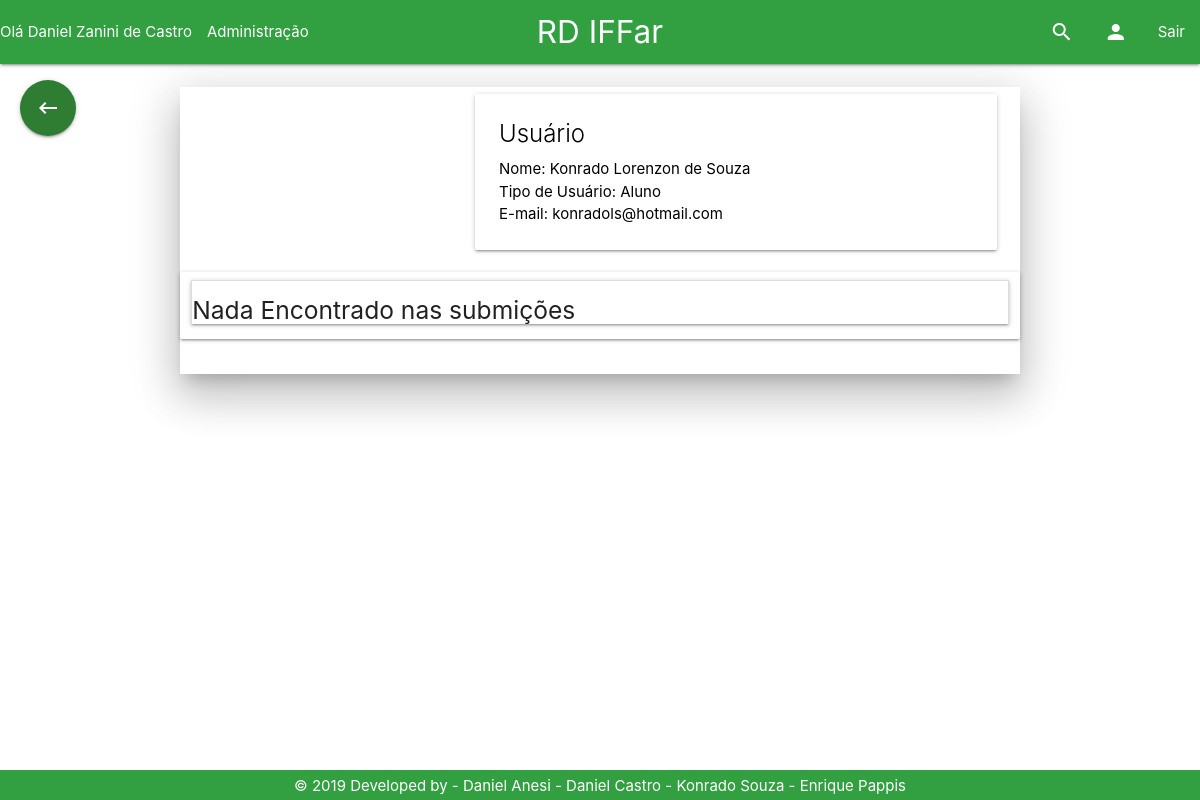
Before: /Tela/perfil.php?id_usuario=5 (signed in) with the older database file.
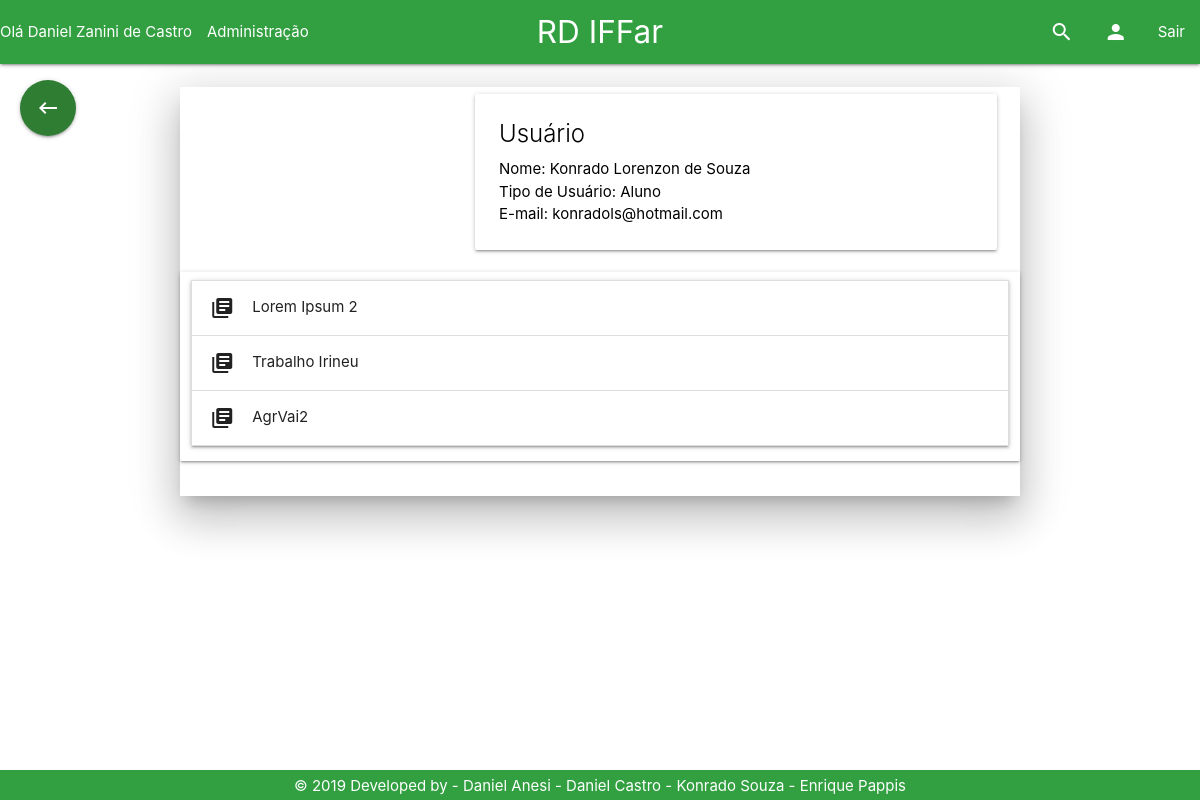
After: the same page with the newer database file.
### tables this page shows
CREATE TABLE `trabalho` (
  `id_trabalho` int(11) NOT NULL,
  `id_usuario` int(11) NOT NULL,
  `nome` varchar(200) NOT NULL,
  `resumo` varchar(4500) NOT NULL,
  `categoria` varchar(20) NOT NULL,
  `autores` varchar(200) NOT NULL,
  `orientadores` varchar(200) DEFAULT NULL,
  `coorientadores` varchar(200) DEFAULT NULL,
  `palavras_chave` varchar(100) NOT NULL,
  `data_submissao` varchar(40) DEFAULT NULL,
  `caminho` varchar(80) NOT NULL,
  `id_turma` int(11) NOT NULL,
  `numero_acessos` int(11) DEFAULT NULL,
  `numero_downloads` int(11) DEFAULT NULL,
  `publicado` int(1) NOT NULL DEFAULT 0
);

### Controle/trabalhoPDO.php (called while the page is built, shortened)
<?php
if (realpath('./index.php')) {
    include_once './Controle/conexao.php';
    include_once './Controle/usuarioPDO.php';
    include_once './Modelo/Trabalho.php';
    include_once './Modelo/Usuario.php';
    include_once './Modelo/Email.php';
} else {
    if (realpath('../index.php')) {
        include_once '../Controle/usuarioPDO.php';
        include_once '../Modelo/Trabalho.php';
    }
}
class TrabalhoPDO
{
    public function selectTrabalhoId_usuario($id_usuario)
    {
        $con = new conexao();
        $pdo = $con->getConexao();
        $stmt = $pdo->prepare('select * from trabalho where id_usuario = :id_usuario;');
        $stmt->bindValue(':id_usuario', $id_usuario);
        $stmt->execute();
        if ($stmt->rowCount() > 0) {
            return $stmt;
        } else {
            return false;
        }
    }
}

### Controle/usuarioPDO.php (called while the page is built, shortened)
<?php
class UsuarioPDO {
    public function selectUsuarioId($id) {
        $con = new conexao();
        $pdo = $con->getConexao();
        $stmt = $pdo->prepare('select * from usuario where id_usuario = :id ;');
        $stmt->bindValue(':id', $id);
        $stmt->execute();
        if ($stmt->rowCount() > 0) {
            return $stmt;
        } else {
            return false;
        }
    }
}

### Modelo/Trabalho.php (called while the page is built, shortened)
<?php
class trabalho{
private $nome;
public function __construct() {
    if (func_num_args() != 0) {
        $atributos = func_get_args()[0];
        }
    }
     public function getNome(){
         return $this->nome;
     }
}

### Tela/perfil.php (the view, shortened to what the changed rows need)
<!DOCTYPE html>
<?php
    include_once '../Base/header.php';
    include_once '../Base/nav.php';
?>
<html>
<head>
</head>
<body>
<main>
<div class="container">
    <?php
        if (isset($_SESSION['usuario'])) {
            if (isset($_GET['id_usuario'])) {
                $usuarioPDO = new UsuarioPDO();
                $logado = $usuarioPDO->selectUsuarioId($_GET['id_usuario']);
            } else {
                $logado = new usuario(unserialize($_SESSION['usuario']));
            }
            ?>
            <?php
        }
    ?>
    <br>
    <div class="row">
        <div class="col l12 z-depth-5">
            <div class="row">
                <div class="col l12 card">
                    <ul class="collapsible">
                        <?php
                            include_once '../Controle/trabalhoPDO.php';
                            $trabalhoListar = new trabalhoPDO();
                            $sql = $trabalhoListar->selectTrabalhoId_usuario($logado->getIdUsuario());
                            if ($sql != false) {
                                while ($resultado = $sql->fetch()) {
                                    $tr = new trabalho($resultado);
                                    ?>
                                    <li>
                                        <div class="collapsible-header"><i
                                                    class="material-icons">library_books</i><?php echo $tr->getNome(); ?>
                                        </div>
                                    </li>
                                    <?php
                                }
                            } else {
                                echo "<h5>Nada Encontrado nas submições</h5>";
                            }
                        ?>
                    </ul>
                </div>
            </div>
        </div>
    </div>
</div>
</main>
</body>
</html>

Changed rows visible on the page:
added trabalho: nome "Lorem Ipsum 2"
added trabalho: nome "Trabalho Irineu"
added trabalho: nome "AgrVai2"
Other visible differences:
text no longer shown: "Nada Encontrado nas submições"
